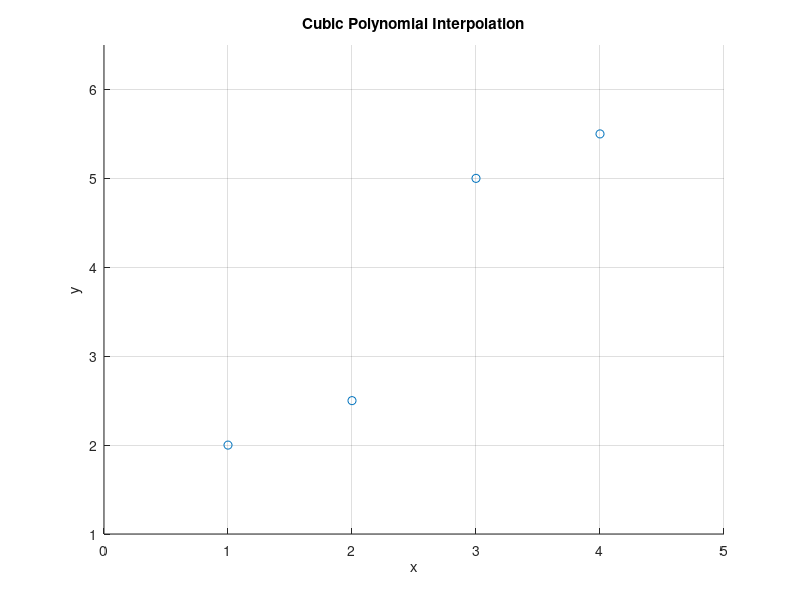

The MATLAB script that drew this image:
% ME3001, Tennessee Technological University
% Tristan Hill, April 03, 2024
% cubic polynomial interpolation

clear variables;close all;clc

% define the end point conditions
% start position
x0=1;
y0=2;
% start slope
y0p=0;

% mid positions
x1=2
y1=2.5

x2=3
y2=5

% end position
x3=4;
y3=5.5;
% end slope
y1p=0;

% put points in array for plotting
xpoints=[x0 x1 x2 x3];
ypoints=[y0 y1 y2 y3];

% % start and end conditions as linear system
% A=[1 x0 x0^2 x0^3
%    0 1 2*x0 3*x0^2
%    1 x1 x1^2 x1^3
%    0 1 2*x1 3*x1^2];
% % known values at start and end as known vector
% b=[y0 ;y0p ;y1 ;y1p];
% 
% % solve for the coefficients of the cubic interpolation polynomial
% C=inv(A)*b;
% 
% % compute points on the curve with resulting coefficients
% xpoly=x0:.1:x1;
% ypoly=C(4)*xpoly.^3+C(3)*xpoly.^2+C(2)*xpoly+C(1);

% show the resulting polynomial 
figure(1);hold on

% plot(xpoly,ypoly)
plot(xpoints,ypoints,'o')
grid on 
xlabel('x')
ylabel('y')
title('Cubic Polynomial Interpolation')
axis([x0-1 x3+1 y0-1 y3+1]) % set axis range with some buffer
